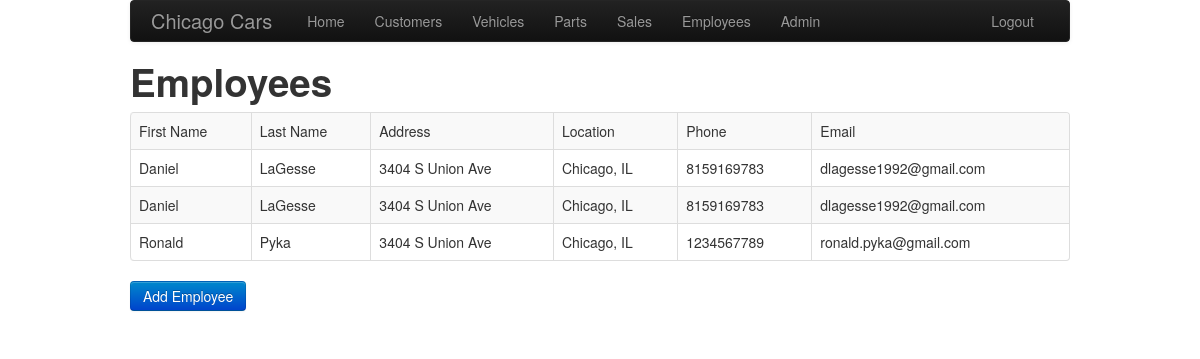
Page /employees.php (signed in) on the earlier database version.
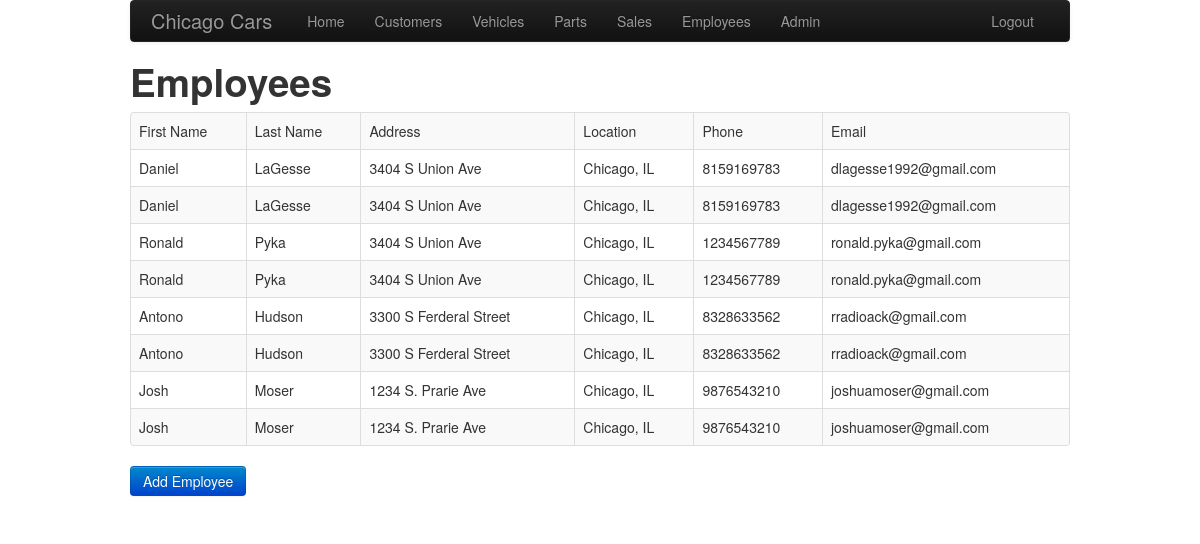
Same page on the later database version.
### tables this page shows
CREATE TABLE IF NOT EXISTS `employees` (
  `employeeid` int(11) NOT NULL AUTO_INCREMENT,
  `personid` int(11) NOT NULL,
  `username` text NOT NULL,
  `password` text NOT NULL,
  `rankid` int(11) NOT NULL,
  `statusid` int(11) NOT NULL,
  PRIMARY KEY (`employeeid`)
);

CREATE TABLE IF NOT EXISTS `people` (
  `personid` int(11) NOT NULL AUTO_INCREMENT,
  `firstname` text NOT NULL,
  `lastname` text NOT NULL,
  `email` text NOT NULL,
  `address` text NOT NULL,
  `cityid` int(11) NOT NULL,
  `phone` bigint(11) NOT NULL,
  PRIMARY KEY (`personid`)
);

CREATE TABLE IF NOT EXISTS `cities` (
  `cityid` int(11) NOT NULL AUTO_INCREMENT,
  `city` text NOT NULL,
  `state` text NOT NULL,
  PRIMARY KEY (`cityid`)
);

### employees.php (the view, shortened to what this page needs)
<?php
include('util.php');
$db = connect_db();
make_head("Employees");
?>
  <body>
    <div class="container">
      <h1>Employees</h1>
    <table class="table table-striped table-bordered table-hover">
      <tr>
        <td>First Name</td>
        <td>Last Name</td>
        <td>Address</td>
        <td>Location</td>
        <td>Phone</td>
        <td>Email</td>
      </tr>
<?php
$res = $db->query("SELECT * FROM employees e, people p, cities ci WHERE p.personid=e.personid AND p.cityid=ci.cityid");
while ($r = $res->fetch_assoc()) {
  echo "<tr>";
  echo "<td>" . $r["firstname"] . "</td>";
  echo "<td>" . $r["lastname"] . "</td>";
  echo "<td>" . $r["address"] . "</td>";
  echo "<td>" . $r["city"] . ", " . $r['state'] . "</td>";
  echo "<td>" . $r["phone"] . "</td>";
  echo "<td>" . $r["email"] . "</td>";
  echo "</tr>\n";
  }
  ?>
    </table>
    <form action=addEmployee.php>
      <input type="submit" value="Add Employee" class="btn btn-primary">
    </form>
  </div>
</html>

### util.php (shortened to what this page needs)
<?php
function make_head($title) {
?>
<!DOCTYPE html>
<html>
  <head>
    <link href="bootstrap/css/bootstrap.min.css" rel="stylesheet" media="screen" />
  </head>
<?php
}
?>

Differences in the rows shown:
added employees: personid.firstname "Ronald", personid.lastname "Pyka", personid.address "3404 S Union Ave", cities.city "Chicago", cities.state "IL", personid.phone "1234567789", personid.email "ronald.pyka@gmail.com"
added employees: personid.firstname "Antono", personid.lastname "Hudson", personid.address "3300 S Ferderal Street", cities.city "Chicago", cities.state "IL", personid.phone "8328633562", personid.email "rradioack@gmail.com"
added employees: personid.firstname "Antono", personid.lastname "Hudson", personid.address "3300 S Ferderal Street", cities.city "Chicago", cities.state "IL", personid.phone "8328633562", personid.email "rradioack@gmail.com"
added employees: personid.firstname "Josh", personid.lastname "Moser", personid.address "1234 S. Prarie Ave", cities.city "Chicago", cities.state "IL", personid.phone "9876543210", personid.email "joshuamoser@gmail.com"
added employees: personid.firstname "Josh", personid.lastname "Moser", personid.address "1234 S. Prarie Ave", cities.city "Chicago", cities.state "IL", personid.phone "9876543210", personid.email "joshuamoser@gmail.com"
